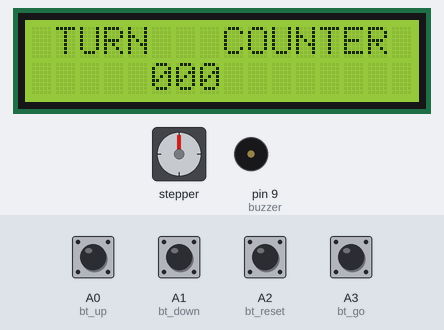
A sketch run on a simulated Arduino Uno, built with avr-gcc and run on an emulated ATmega328P. On the bench: 16×2 character LCD, stepper motor, buzzer (waves = sounding, pin HIGH). Inputs (shaded band) come from the test bench; at power-on: A0 (bt_up), A1 (bt_down), A2 (bt_reset), A3 (bt_go) HIGH. EEPROM starts erased; stepper angles assume 200 steps per turn.

Above: at 3.7 s.
3.8 s: A2 (bt_reset) pulled LOW for 0.15 s
At 3.87 s:
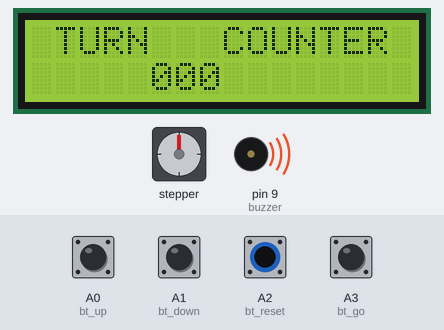
5.4 s: A0 (bt_up) pulled LOW for 0.15 s
At 6.6 s:
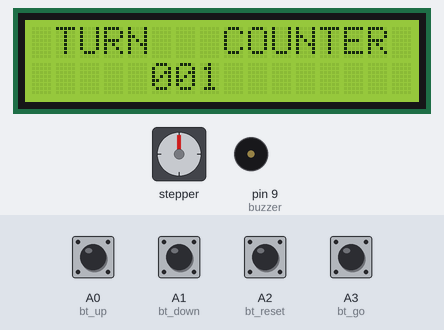
7.0 s: A3 (bt_go) pulled LOW for 0.15 s
At 7.15 s:
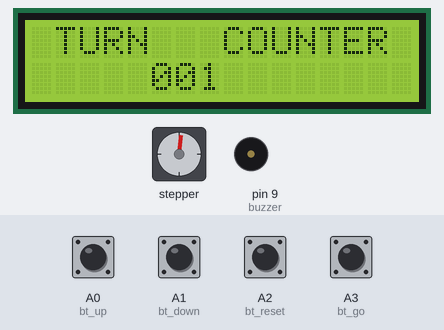
9.4 s: A2 (bt_reset) driven LOW and A3 (bt_go) driven LOW
At 12.01 s:
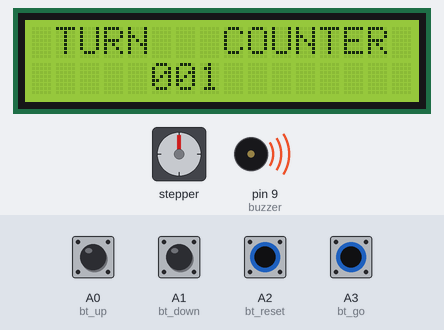
12.4 s: A0 (bt_up) driven LOW and A2 (bt_reset) driven HIGH
15.4 s: A0 (bt_up) driven HIGH
Timing chart, 0 to 19.4 s (numbered marks = the images above; inputs shaded):
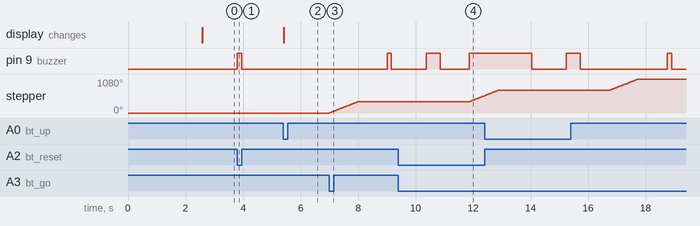

The sketch:

firstWorkingPrototype8aug.ino
```cpp
#include <LiquidCrystal.h> //Libraries
#include <EEPROM.h>
#include <Stepper.h>

const int stepsPerRevolution = 200;
Stepper myStepper(stepsPerRevolution, 10, 11, 12, 13);

LiquidCrystal lcd(2, 3, 4, 5, 6, 7); //Arduino pins to lcd

#define bt_up     A0
#define bt_down   A1
#define bt_reset  A2
#define bt_go     A3
#define buzzer 9

long d1=0, d2=0, d3=0;
int flag1=0, flag2=0, timer=0;

void setup(){ // put your setup code here, to run once
myStepper.setSpeed(60);
Serial.begin(9600);
 pinMode(bt_up,    INPUT_PULLUP);
 pinMode(bt_down,  INPUT_PULLUP);
 pinMode(bt_reset, INPUT_PULLUP);
 pinMode(bt_go, INPUT_PULLUP);
 pinMode(buzzer, OUTPUT);


 lcd.begin(16, 2);
 lcd.clear();
 lcd.setCursor (0,0);
 lcd.print("   MT RAININ   ");
 lcd.setCursor (0,1);
 lcd.print("  Test Fixture  ");
 delay(2500);
 lcd.clear();

if(EEPROM.read(50)==0){
}
else{WriteEeprom();}
EEPROM.write(50,0);
ReadEeprom();
}

void loop(){
if(digitalRead (bt_up) == 0){
if(flag1==0){ flag1=1;
d1=d1+1;
if(d1>9){d1=0; d2=d2+1;}
if(d2>9){d2=0; d3=d3+1;}
if(d3>9){d3=0;}
WriteEeprom();
}
}
else{flag1=0;}

if(digitalRead (bt_down) == 0){
if(flag2==0){ flag2=1;
d1=d1-1;
if(d1<0){d1=9; d2=d2-1;}
if(d2<0){d2=9; d3=d3-1;}
if(d3<0){d3=9;}
WriteEeprom();
}
}
else{flag2=0;}

if(digitalRead (bt_reset) == 0){
digitalWrite(buzzer, HIGH);
if(timer<7){timer=timer+1;}
if(timer==7){
d1=0, d2=0, d3=0;
WriteEeprom();
}
}
else{digitalWrite(buzzer, LOW); timer=0;}

lcd.setCursor (1,0);
lcd.print("TURN   COUNTER");
lcd.setCursor(5,1);
lcd.print(d3);
lcd.print(d2);
lcd.print(d1);

delay(10);

if(digitalRead (bt_go) == 0)
{
int turn_count = 100*d3 + 10*d2 + d1;
  // put your main code here, to run repeatedly:
for (int i=0; i<turn_count; i++) // declares i, tests if less
{ // than 20, increments i by 1
  myStepper.step(stepsPerRevolution);
  delay(1000);
  digitalWrite(buzzer, HIGH);
  delay(150);
  digitalWrite(buzzer, LOW);
  delay(200);
}
  delay(1000);
  digitalWrite(buzzer, HIGH);
  delay(500);
  digitalWrite(buzzer, LOW);
  delay(1000);
}
}


void ReadEeprom() {
d1=EEPROM.read(1);
d2=EEPROM.read(2);
d3=EEPROM.read(3);
}

void WriteEeprom() {
EEPROM.write(1, d1);
EEPROM.write(2, d2);
EEPROM.write(3, d3);
}
```

Measured:
- after the input at 3.8 s, pin 9 (buzzer): LOW → HIGH at once, → LOW 0.15 s later
- after the input at 5.4 s, the display: changes at once (image 2)
- after the input at 7.0 s, pin 9 (buzzer): LOW → HIGH after 2.0 s, → LOW 0.15 s later; stepper: turns 360° clockwise in 0.99 s, starting at once
- after the input at 9.4 s, stepper: turns 194° clockwise in 0.52 s, starting after 2.5 s
